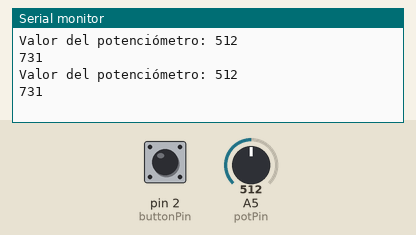
Recording of a sketch running on a simulated Arduino Uno, built with avr-gcc and run on an emulated ATmega328P. On the bench: the last lines printed to the serial monitor. Inputs (shaded band) come from the test bench; at power-on: pin 2 (buttonPin) LOW, A5 (potPin) = 512. Random numbers use the default seed unless the sketch sets one.

Above: at 1.8 s.
1.9 s: pin 2 (buttonPin) pulled HIGH for 1.2 s
At 3.0 s:
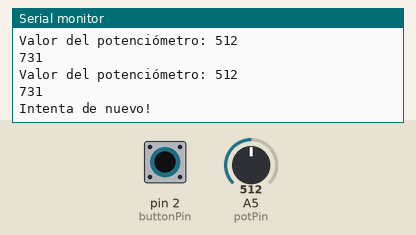
4.6 s: A5 (potPin) set to 716
At 5.8 s:
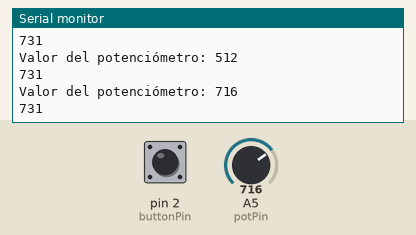
6.1 s: A5 (potPin) set to 900
At 7.0 s:
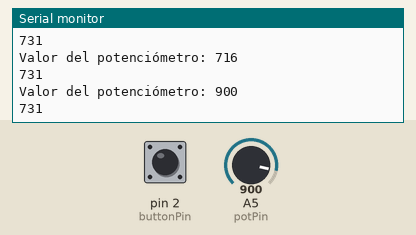
Timing chart, 0 to 9.1 s (numbered marks = the images above; inputs shaded):
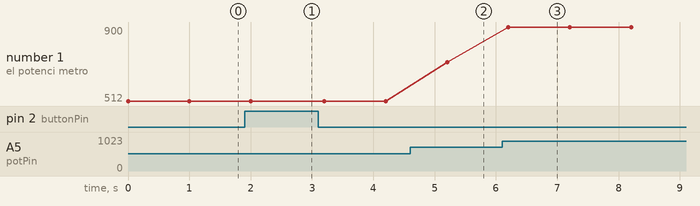

Measured:
- after the input at 1.9 s, the serial monitor: prints a new line after 0.14 s (image 1)
- after the input at 4.6 s, the serial monitor: prints a new line after 0.60 s (image 2)
- after the input at 6.1 s, the serial monitor: prints a new line after 0.10 s (image 3)
- plotted number 1: 512 → 716 after the input at 4.6 s, 716 → 900 after the input at 6.1 s

The sketch:

NumerosRandom.ino
```cpp
const int potPin = A5;     // Pin donde está conectado el potenciómetro
const int buttonPin = 2;   // Pin donde está conectado el pulsador
int secretNumber;          // Variable para almacenar el número secreto

void setup() {
  pinMode(potPin, INPUT);        // Configura el pin del potenciómetro como entrada
  pinMode(buttonPin, INPUT); // Configura el pin del pulsador como entrada con resistencia pull-up
  Serial.begin(9600);            // Inicializa la comunicación serie a 9600 baudios

  // Inicializar el generador de números aleatorios
  randomSeed(analogRead(0));  // Usa una lectura del pin A0 para inicializar la semilla de números aleatorios

  // Generar un número aleatorio entre 0 y 1023
    secretNumber = random(0, 1023); // Genera el número aleatorio
}

void loop() {
  int potValue = analogRead(potPin); // Lee el valor del potenciómetro
  Serial.print("Valor del potenciómetro: ");
  Serial.println(potValue); // Muestra el valor del potenciómetro en la consola serie
  Serial.println(secretNumber);
  int buttonState = digitalRead(buttonPin); // Lee el estado del pulsador

  // Verifica si el pulsador está presionado (estado LOW debido a la resistencia pull-up)
  if (buttonState == HIGH) {
    if (potValue >= (secretNumber - 10) && potValue <= (secretNumber + 10)) {
      Serial.println("Adivinaste el Número!");
      secretNumber = random(0, 1023);
    } else {
      Serial.println("Intenta de nuevo!");
    }
    delay(200); // Pequeño retraso para evitar múltiples lecturas debido a rebotes del pulsador
  }
  delay(1000); // Pequeño retraso para evitar la saturación de la consola serie
}
```
